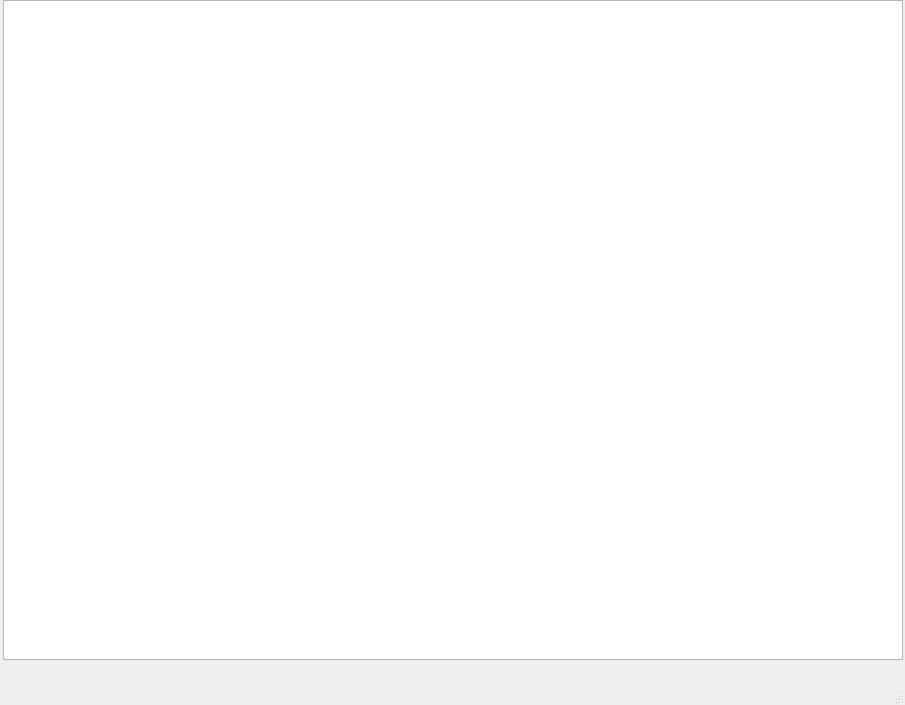
<?xml version="1.0" encoding="UTF-8"?>
<ui version="4.0">
 <class>MainWindow</class>
 <widget class="QMainWindow" name="MainWindow">
  <property name="geometry">
   <rect>
    <x>0</x>
    <y>0</y>
    <width>905</width>
    <height>705</height>
   </rect>
  </property>
  <property name="maximumSize">
   <size>
    <width>905</width>
    <height>705</height>
   </size>
  </property>
  <property name="windowTitle">
   <string>Notes</string>
  </property>
  <widget class="QWidget" name="centralwidget">
   <widget class="QTextEdit" name="textEdit">
    <property name="geometry">
     <rect>
      <x>3</x>
      <y>0</y>
      <width>900</width>
      <height>660</height>
     </rect>
    </property>
    <property name="sizeAdjustPolicy">
     <enum>QAbstractScrollArea::AdjustToContents</enum>
    </property>
   </widget>
  </widget>
  <widget class="QMenuBar" name="menubar">
   <property name="geometry">
    <rect>
     <x>0</x>
     <y>0</y>
     <width>905</width>
     <height>21</height>
    </rect>
   </property>
  </widget>
  <widget class="QStatusBar" name="statusbar"/>
 </widget>
 <resources/>
 <connections/>
</ui>
